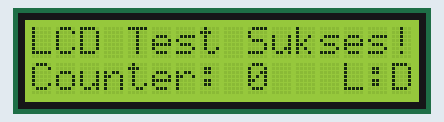
Recording of a sketch running on a simulated ESP8266 (NodeMCU). Shown: 16×2 character LCD. What the sketch prints to the serial monitor is not drawn.

Above: at 0.3 s.
At 4.3 s:
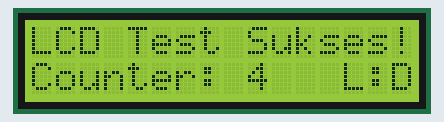
At 9.4 s:
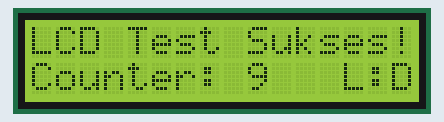
At 19.5 s:
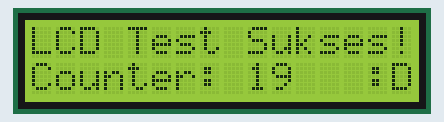
At 28.6 s:
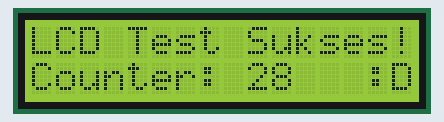
At 38.8 s:
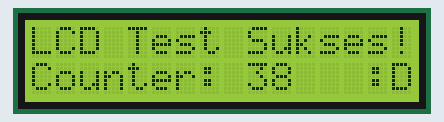

Measured:
- what the display in image 0 shows lasts 1.0 s, from 0.2 s to 1.2 s

The sketch:

Menampilkan_tulisan.ino
```cpp
#include <Wire.h>
#include <hd44780.h>
#include <hd44780ioClass/hd44780_I2Cexp.h>  // Class untuk PCF8574 backpack

// Buat instance Wire kedua? Tidak, kita switch pin saja
hd44780_I2Cexp lcd;  // Auto-detect alamat & config

#define LCD_SDA 14  // GPIO14 = D5
#define LCD_SCL 12  // GPIO12 = D6

void setup() {
  Serial.begin(115200);
  delay(100);

  // Switch ke pin LCD dulu
  Wire.begin(LCD_SDA, LCD_SCL);       // Set pin custom untuk LCD
  Wire.setClock(100000);              // Optional: turunkan speed biar stabil di ESP8266

  int status = lcd.begin(16, 2);      // Inisialisasi 16x2
  if (status) {                       // !=0 berarti error
    Serial.print("LCD error: ");
    Serial.println(status);
    // Jalankan diagnostic kalau error: Examples > hd44780 > I2CexpDiag
    while (1) delay(1000);
  }

  lcd.backlight();
  lcd.clear();

  lcd.setCursor(0, 0);
  lcd.print("LCD Test Sukses!");
  lcd.setCursor(0, 1);
  lcd.print("Pin SDA:D5 SCL:D6");

  Serial.println("LCD OK di pin custom D5 & D6");
}

void loop() {
  // Contoh animasi sederhana
  static int counter = 0;
  lcd.setCursor(0, 1);
  lcd.print("Counter: ");
  lcd.print(counter++);
  lcd.print("   ");  // Clear sisa
  delay(1000);
}
```
